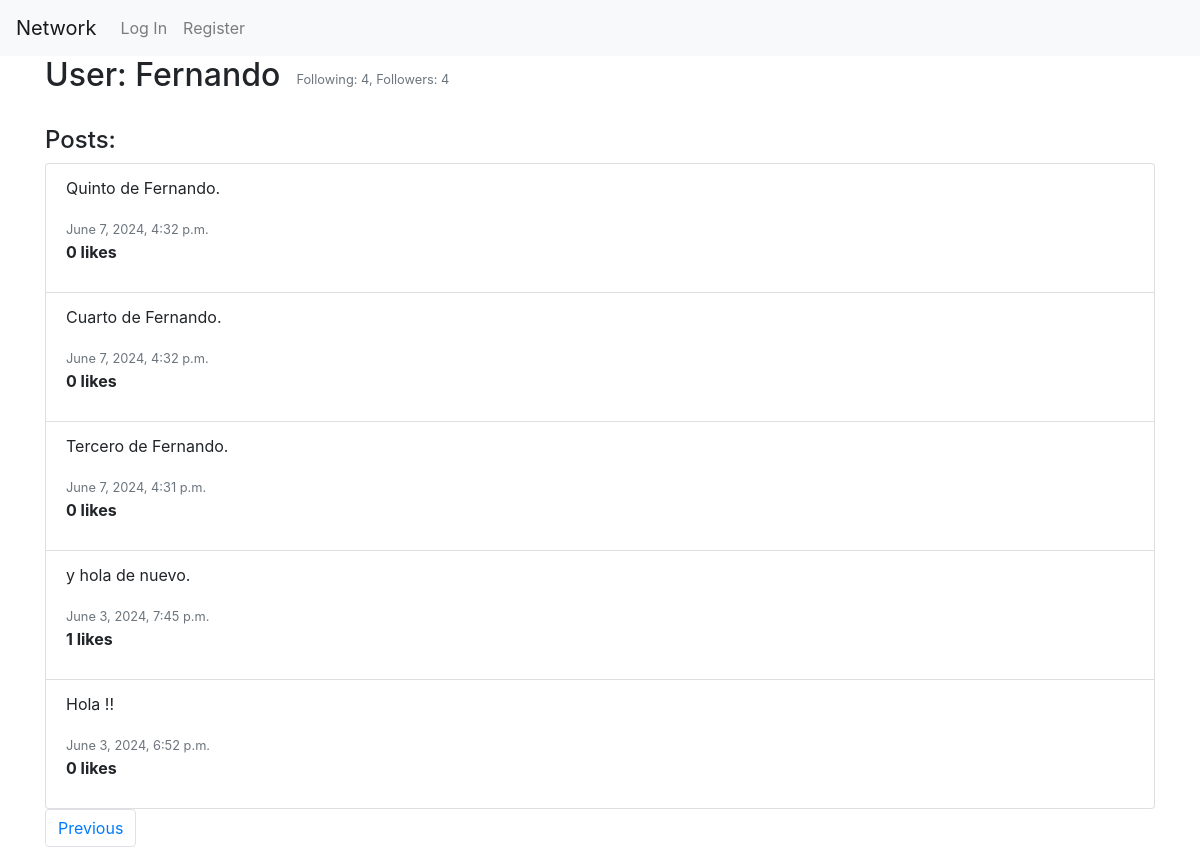
Screenshot of /profile/Fernando/?page=2 with the database file from the repository.
### network/models.py (models this page shows, shortened)
class User(AbstractUser):
    pass

class Post(models.Model):
    user = models.ForeignKey(User, on_delete=models.CASCADE, related_name="posts")
    content = models.TextField(blank=True)
    timestamp = models.DateTimeField(auto_now_add=True)

### network/views.py (the view)
# urls.py: path('profile/<str:username>/', views.profile, name='profile'),  # Ruta para ver el perfil de usuario
def profile(request, username):
    user_profile = get_object_or_404(User, username=username)
    user = request.user
    user_with_counts = User.objects.filter(username=username).annotate(
        followers_count=Count('followed'),  # followed es el related_name para los seguidores
        following_count=Count('follower')   # follower es el related_name para los seguidos
    ).get()
    posts_list = Post.objects.filter(user=user_profile).annotate(likes_count=Count('liked')).order_by('-timestamp')
    paginator = Paginator(posts_list, 10)  # Mostrar 10 posts por página
    page_number = request.GET.get('page')
    posts = paginator.get_page(page_number)  # Obtener los posts para la página requerida
    following = False
    if request.user.is_authenticated:
        following = Follow.objects.filter(user=request.user, following=user_profile).exists()
    if user.is_authenticated:
        liked_posts_ids = set(Like.objects.filter(user=user).values_list('post_id', flat=True))
        for post in posts:
            post.user_has_liked = post.id in liked_posts_ids
    else:
        for post in posts:
            post.user_has_liked = False
    return render(request, "network/profile.html", {
        "posts": posts,
        "user_profile": user_profile,
        "followers_count": user_with_counts.followers_count,
        "following_count": user_with_counts.following_count,
        "following": following
    })

### network/templates/network/profile.html (shortened to what this page needs)
{% extends "network/layout.html" %}
{% block body %}
<div class="container">
    <div class="d-flex justify-content-start align-items-center mb-4">
        <h2 class="mr-3">User: {{ user_profile.username }}</h2>
        <p class="text-muted mr-3 mb-0" style="font-size: 0.8rem;">Following: {{ following_count }}, Followers: {{ followers_count }}</p>
    </div>
    <h4>Posts:</h4>
    <ul class="list-group">
        {% for post in posts %}
        <li class="list-group-item" id="post-{{ post.id }}">
            <div id="post-content-{{ post.id }}">
                <p>{{ post.content }}</p>
            </div>
            <div>
                <small class="text-muted">{{ post.timestamp }}</small>
                <p id="like-count-{{ post.id }}"><strong>{{ post.likes_count }} likes</strong></p>
            </div>
        </li>
        {% endfor %}
    </ul>
    <nav aria-label="Page navigation">
        <ul class="pagination">
            {% if posts.has_previous %}
                <li class="page-item"><a class="page-link" href="?page={{ posts.previous_page_number }}">Previous</a></li>
            {% endif %}
        </ul>
    </nav>
</div>
{% endblock %}

### rows the page displays
User: username "Fernando"
Post: content "Quinto de Fernando.", timestamp "June 7, 2024, 4:32 p.m.", likes_count "0"
Post: content "Cuarto de Fernando.", timestamp "June 7, 2024, 4:32 p.m.", likes_count "0"
Post: content "Tercero de Fernando.", timestamp "June 7, 2024, 4:31 p.m.", likes_count "0"
Post: content "y hola de nuevo.", timestamp "June 3, 2024, 7:45 p.m.", likes_count "1"
Post: content "Hola !!", timestamp "June 3, 2024, 6:52 p.m.", likes_count "0"

### other values shown
{{ following_count }} "4"
{{ followers_count }} "4"
